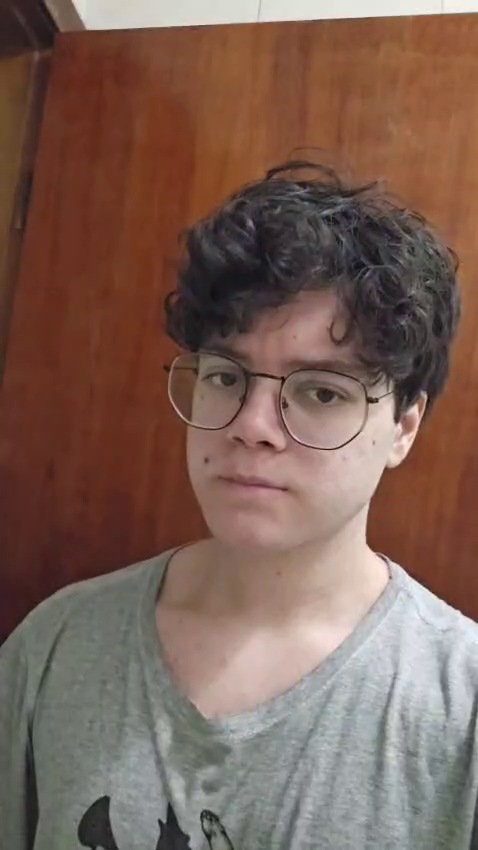
#> input picture frame 7 of Lucas/video/video_lucas.mp4, 478 x 850 px, given in place of the camera
$ python feature_homography_video.py
#> lines starting #> are read from the running program, lines starting #| are printed output that depends on the picture; after the words box and inside, x2 and y2 are one past the last pixel; in counts of white or black regions, pixels touching at a corner belong together
import numpy as np
import cv2 as cv


sift = cv.SIFT_create()


cap1 = cv.VideoCapture(2)  # Webcam esquerda
cap2 = cv.VideoCapture(0)  # Webcam direita

frame_width = int(cap1.get(cv.CAP_PROP_FRAME_WIDTH))
frame_height = int(cap1.get(cv.CAP_PROP_FRAME_HEIGHT))
fps = 30

fourcc = cv.VideoWriter_fourcc(*'mp4v')
out_left = cv.VideoWriter('output__sift.mp4', fourcc, fps, (frame_width, frame_height))


while True:

    ret1, img1 = cap1.read()
#> img1 is the input picture: shape (850, 478, 3); mean B, G, R 86.2, 97.3, 123.9
    ret2, img2 = cap2.read()

    if not ret1 or not ret2:
        print("Erro ao capturar vídeo das webcams.")
        break


    gray1 = cv.cvtColor(img1, cv.COLOR_BGR2GRAY)
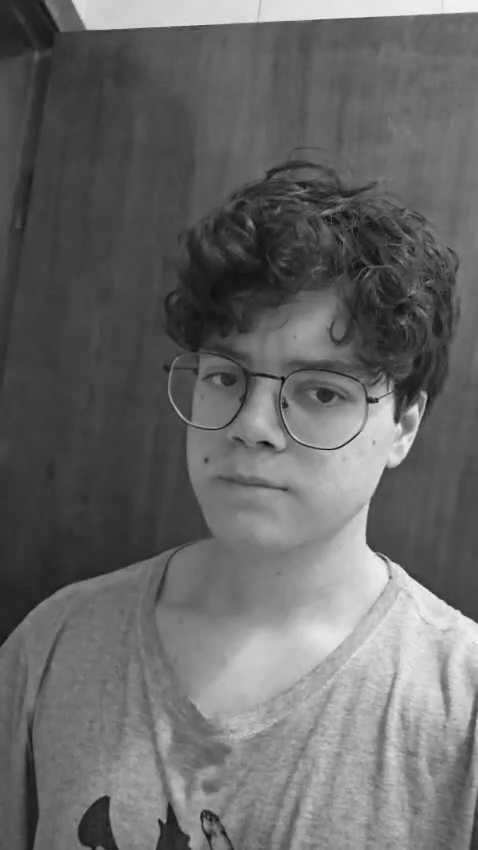
#> gray1: shape (850, 478); min 12, max 248, mean 104
    gray2 = cv.cvtColor(img2, cv.COLOR_BGR2GRAY)


    kp1, des1 = sift.detectAndCompute(gray1, None)
#> kp1 = 653 keypoints; strongest (x, y, size): (415, 412, 9.5), (370, 400, 5.3), (376, 400, 3.4), (396, 419, 4.9)
    kp2, des2 = sift.detectAndCompute(gray2, None)
#> kp2 has the same summary as kp1

    FLANN_INDEX_KDTREE = 1
    index_params = dict(algorithm=FLANN_INDEX_KDTREE, trees=5)
    search_params = dict(checks=50)

    flann = cv.FlannBasedMatcher(index_params, search_params)

    matches = flann.knnMatch(des1, des2, k=2)
#> matches = 653 matches


    good = []
    for m, n in matches:
        if m.distance < 0.25 * n.distance:
            good.append(m)
#> after the loop, good = 653 matches

    if len(good) > 10:
        src_pts = np.float32([kp1[m.queryIdx].pt for m in good]).reshape(-1, 1, 2)
#> src_pts = 653 rows, first 8: [2.98, 645.5], [5.38, 637.6], [5.87, 637.5], [15.96, 625.1], [25.87, 622], [29.7, 700.7], [36.03, 603.1], [36.34, 55.57]
        dst_pts = np.float32([kp2[m.trainIdx].pt for m in good]).reshape(-1, 1, 2)
#> dst_pts has the same summary as src_pts

        M, mask = cv.findHomography(src_pts, dst_pts, cv.RANSAC, 6.0)
#> M = [[1, -4.69e-16, 5.11e-13], [-1.55e-15, 1, 7.79e-13], [-3.34e-18, -1.68e-18, 1]]; mask = 653 values from 1 to 1
        matchesMask = mask.ravel().tolist()
#> matchesMask = 653 values from 1 to 1

        h, w = gray1.shape
#> h = 850; w = 478
        pts = np.float32([[0, 0], [0, h - 1], [w - 1, h - 1], [w - 1, 0]]).reshape(-1, 1, 2)
#> pts = [[0, 0], [0, 849], [477, 849], [477, 0]]
        dst = cv.perspectiveTransform(pts, M)
#> dst = [[5.11e-13, 7.79e-13], [1.13e-13, 849], [477, 849], [477, 3.87e-14]]

        img2 = cv.polylines(img2, [np.int32(dst)], True, 255, 3, cv.LINE_AA)
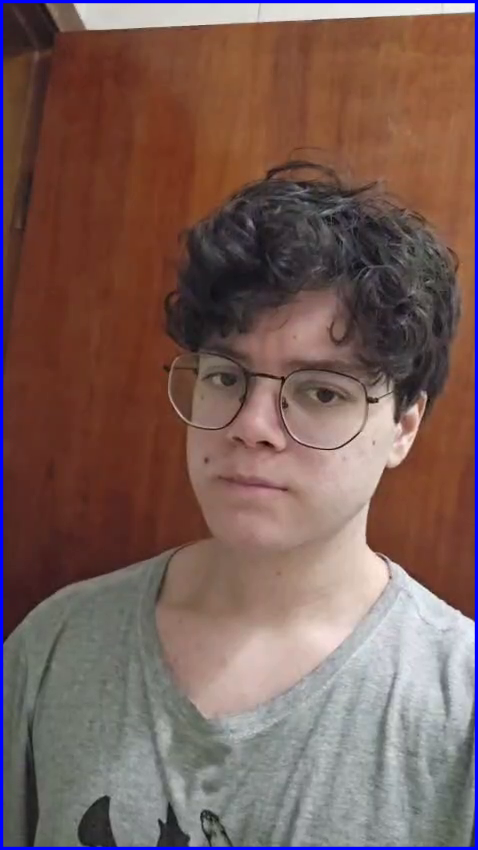
#> img2: shape (850, 478, 3); 2.6% of pixels changed, all inside (x1, y1, x2, y2) = (0, 0, 478, 850)

    else:
        print("Não foram encontrados matches suficientes - {}/{}".format(len(good), 10))
        matchesMask = None

    draw_params = dict(matchColor=(0, 255, 0),  # desenhar matches em verde
                       singlePointColor=None,
                       matchesMask=matchesMask,
                       flags=2)
#> draw_params = 4 items

    img3 = cv.drawMatches(gray1, kp1, gray2, kp2, good, None, **draw_params)
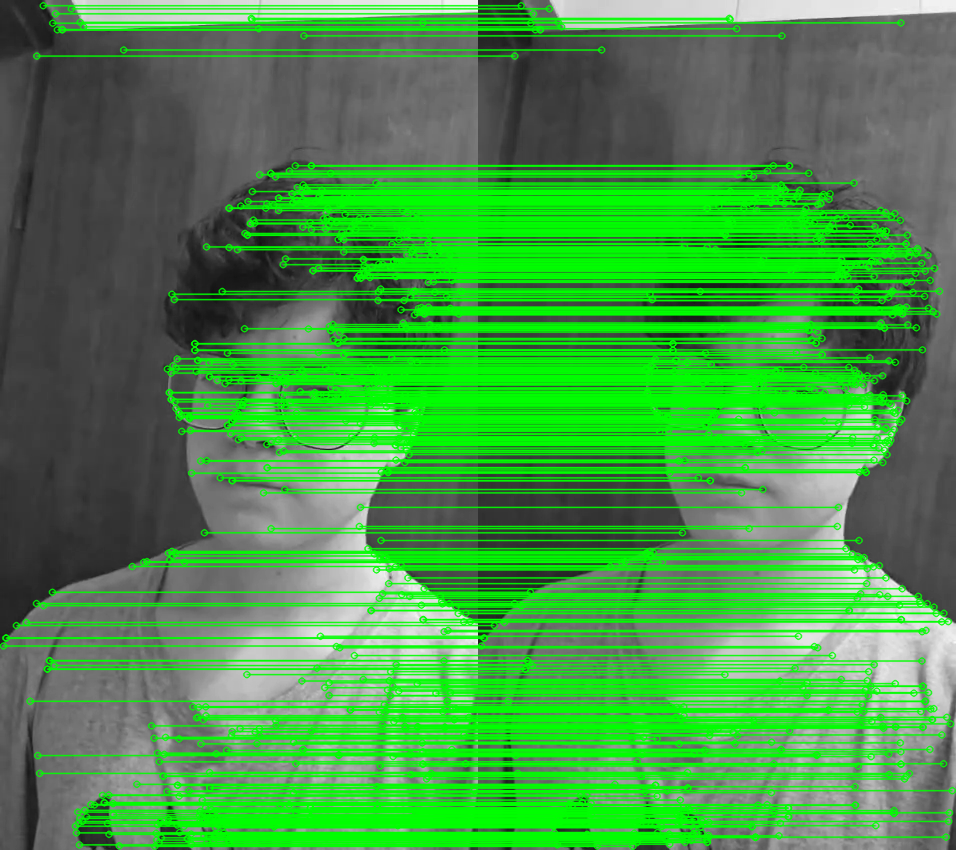
#> img3: shape (850, 956, 3); mean of channels 0, 1, 2 71.3, 150.3, 71.3; drawn as B, G, R

    # Mostre o resultado
    cv.imshow('Matches', img3)

    out_left.write(img3)


    # Pressione 'q' para sair do loop
    if cv.waitKey(1) & 0xFF == ord('q'):
#> (key q is pressed here)
        break

# Libere as webcams e feche as janelas
cap1.release()
cap2.release()
cv.destroyAllWindows()

$ run again, starting later in the video
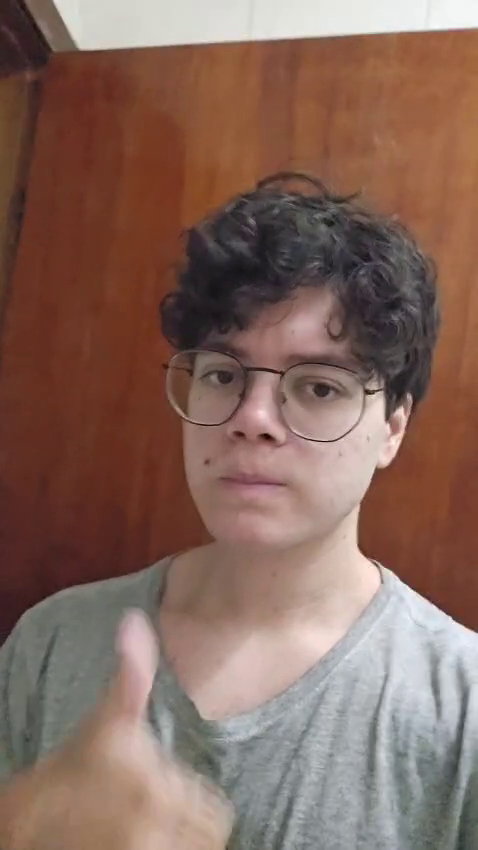
#> input picture frame 35 of Lucas/video/video_lucas.mp4, 478 x 850 px, given in place of the camera
#> img1 is the input picture: shape (850, 478, 3); mean B, G, R 92.7, 103.8, 133.2
#> `gray1 = cv.cvtColor(img1, cv.COLOR_BGR2GRAY)`:
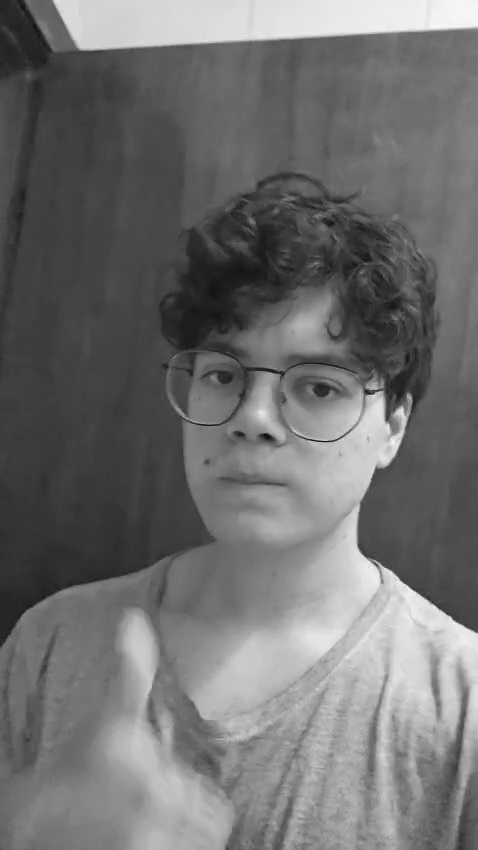
#> gray1: shape (850, 478); min 6, max 254, mean 111.3
#> kp1 = 386 keypoints; strongest (x, y, size): (367, 392, 4.6), (366, 434, 52.1), (409, 397, 4.5), (376, 565, 2)
#> kp2 has the same summary as kp1
#> matches = 386 matches
#> src_pts = 386 rows, first 8: [3.67, 645.4], [9.04, 633.2], [9.14, 636.7], [9.42, 639.6], [18.42, 616.7], [22.85, 611.3], [23.25, 6.48], [26.68, 617.8]
#> dst_pts has the same summary as src_pts
#> M = [[1, 9.21e-16, 8.67e-13], [-1.03e-14, 1, 2.74e-12], [-1.97e-17, 3.78e-18, 1]]; mask = 386 values from 1 to 1
#> dst = [[8.67e-13, 2.74e-12], [1.65e-12, 849], [477, 849], [477, -2.15e-12]]
#> img2: shape (850, 478, 3); 2.6% of pixels changed, all inside (x1, y1, x2, y2) = (0, 0, 478, 850)
#> draw_params = 4 items
#> `img3 = cv.drawMatches(gray1, kp1, gray2, kp2, good, None, **draw_params)`:
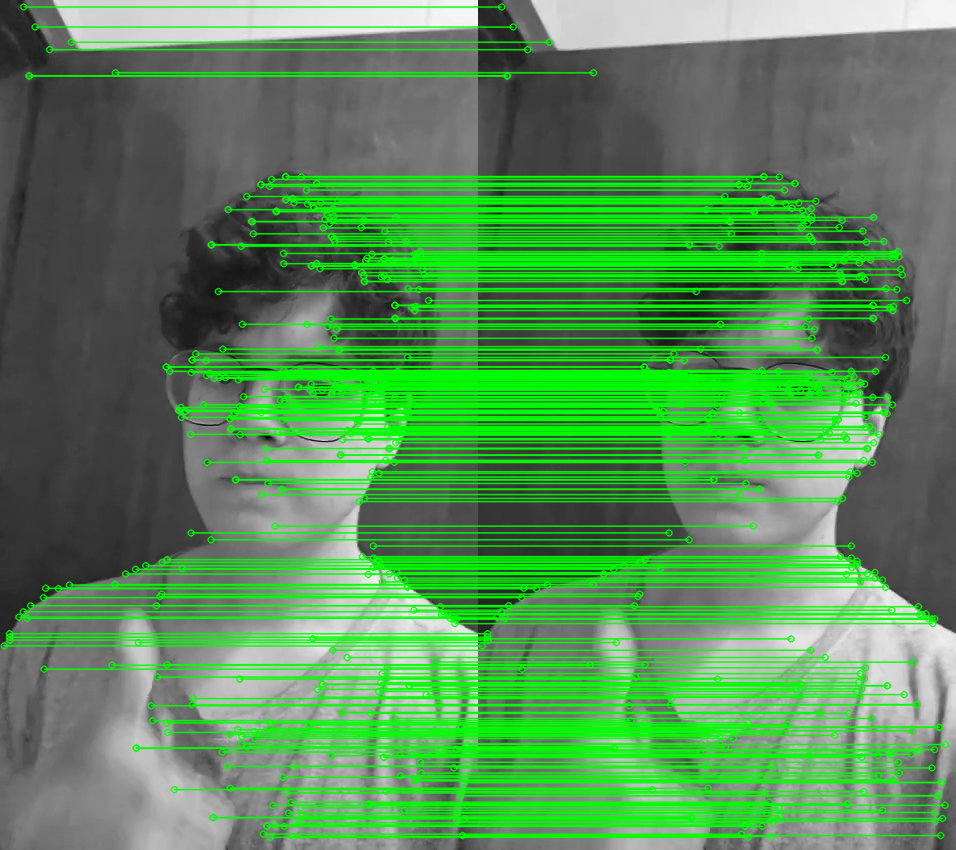
#> img3: shape (850, 956, 3); mean of channels 0, 1, 2 86, 143.5, 86; drawn as B, G, R

$ run again, starting later in the video
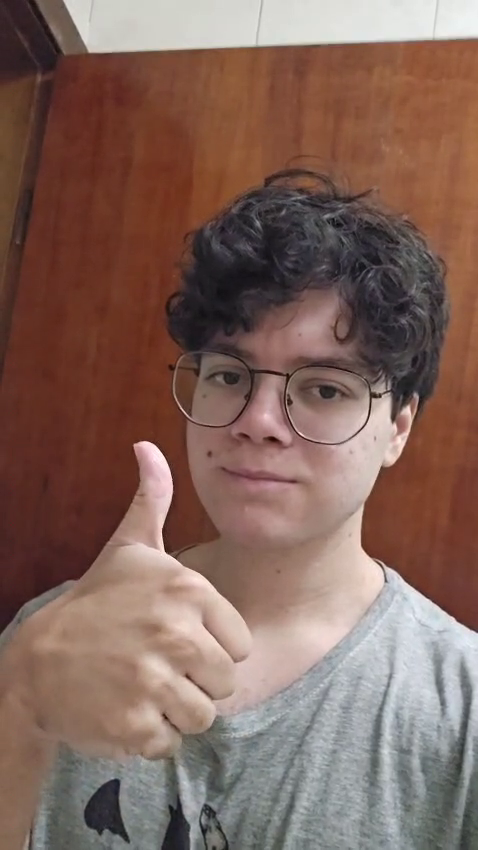
#> input picture frame 63 of Lucas/video/video_lucas.mp4, 478 x 850 px, given in place of the camera
#> img1 is the input picture: shape (850, 478, 3); mean B, G, R 91.9, 101.5, 129.9
#> `gray1 = cv.cvtColor(img1, cv.COLOR_BGR2GRAY)`:
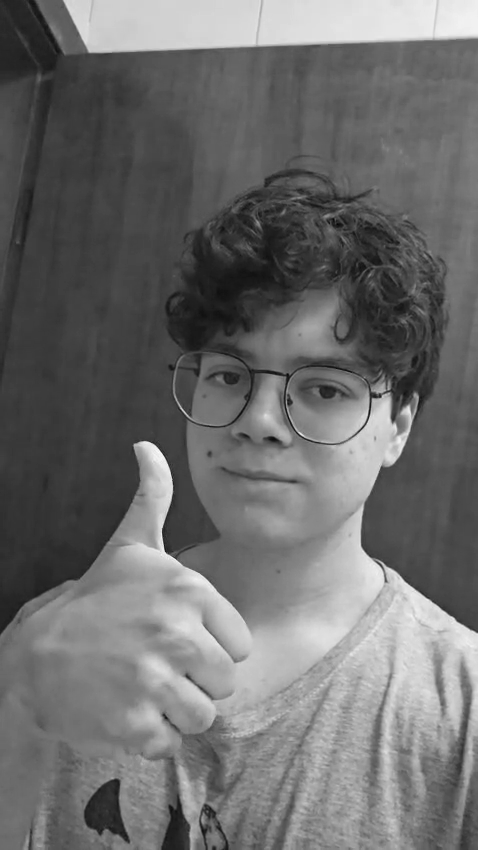
#> gray1: shape (850, 478); min 4, max 250, mean 108.9
#> kp1 = 828 keypoints; strongest (x, y, size): (151, 454, 17.5), (407, 412, 8.3), (168, 550, 5.2), (371, 436, 50.7)
#> kp2 has the same summary as kp1
#> matches = 828 matches
#> src_pts = 828 rows, first 8: [5.08, 631.3], [14.77, 619.6], [17.13, 615.9], [17.52, 609.9], [17.63, 242], [19.03, 620.7], [20.04, 610.6], [21.04, 603.8]
#> dst_pts has the same summary as src_pts
#> M = [[1, 5.97e-16, 4.69e-13], [-6.44e-15, 1, 1.48e-12], [-1.06e-17, 2.5e-18, 1]]; mask = 828 values from 1 to 1
#> dst = [[4.69e-13, 1.48e-12], [9.75e-13, 849], [477, 849], [477, -1.59e-12]]
#> img2: shape (850, 478, 3); 2.6% of pixels changed, all inside (x1, y1, x2, y2) = (0, 0, 478, 850)
#> draw_params = 4 items
#> `img3 = cv.drawMatches(gray1, kp1, gray2, kp2, good, None, **draw_params)`:
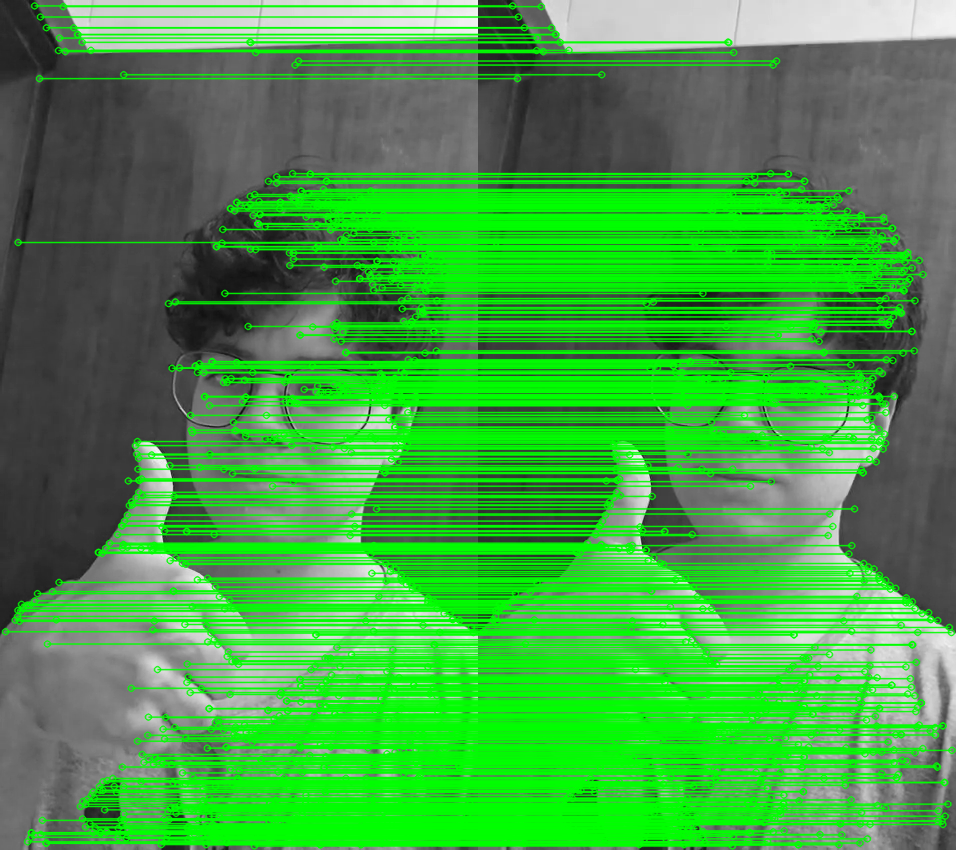
#> img3: shape (850, 956, 3); mean of channels 0, 1, 2 67.9, 161, 67.9; drawn as B, G, R
